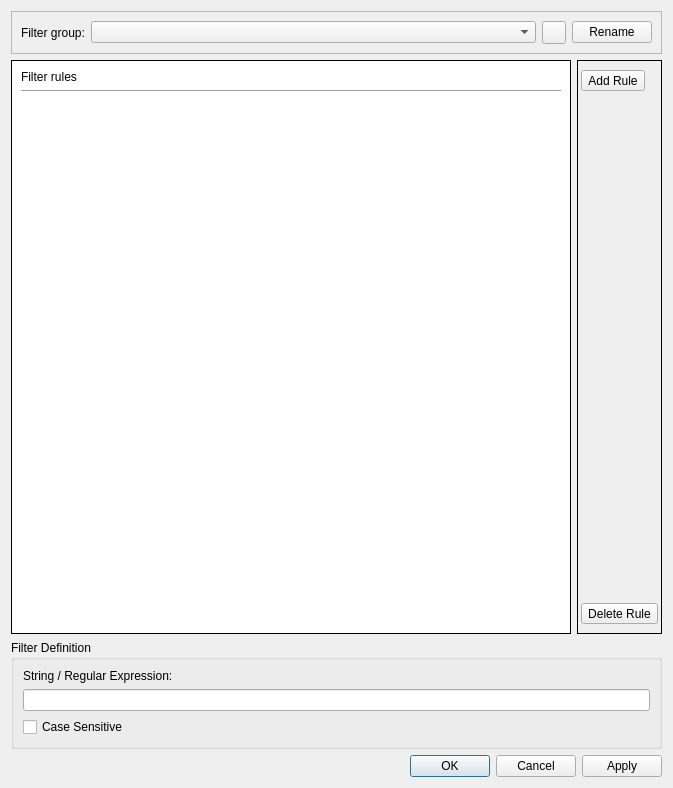
<?xml version="1.0" encoding="UTF-8"?>
<ui version="4.0">
 <class>FilterDialog</class>
 <widget class="QDialog" name="FilterDialog">
  <property name="geometry">
   <rect>
    <x>0</x>
    <y>0</y>
    <width>673</width>
    <height>788</height>
   </rect>
  </property>
  <property name="windowTitle">
   <string>Dialog</string>
  </property>
  <layout class="QGridLayout" name="gridLayout">
   <item row="1" column="0">
    <widget class="QFrame" name="filtersFrame">
     <property name="sizePolicy">
      <sizepolicy hsizetype="MinimumExpanding" vsizetype="Preferred">
       <horstretch>0</horstretch>
       <verstretch>0</verstretch>
      </sizepolicy>
     </property>
     <property name="styleSheet">
      <string notr="true">#filtersFrame {
  background-color: rgb(255, 255, 255);
}</string>
     </property>
     <property name="frameShape">
      <enum>QFrame::Box</enum>
     </property>
     <property name="frameShadow">
      <enum>QFrame::Plain</enum>
     </property>
     <layout class="QVBoxLayout" name="verticalLayout_2">
      <item>
       <widget class="QLabel" name="_filterRulesHeader">
        <property name="text">
         <string notr="true">Filter rules</string>
        </property>
       </widget>
      </item>
      <item>
       <widget class="Line" name="hr_wordRules">
        <property name="orientation">
         <enum>Qt::Horizontal</enum>
        </property>
       </widget>
      </item>
      <item>
       <widget class="QListWidget" name="filtersListWidget">
        <property name="frameShape">
         <enum>QFrame::NoFrame</enum>
        </property>
        <property name="lineWidth">
         <number>0</number>
        </property>
        <property name="editTriggers">
         <set>QAbstractItemView::AnyKeyPressed|QAbstractItemView::DoubleClicked|QAbstractItemView::EditKeyPressed</set>
        </property>
        <property name="dragEnabled">
         <bool>true</bool>
        </property>
        <property name="dragDropMode">
         <enum>QAbstractItemView::DragDrop</enum>
        </property>
        <property name="defaultDropAction">
         <enum>Qt::MoveAction</enum>
        </property>
       </widget>
      </item>
     </layout>
    </widget>
   </item>
   <item row="1" column="1">
    <widget class="QFrame" name="sortingFrame">
     <property name="frameShape">
      <enum>QFrame::Box</enum>
     </property>
     <property name="frameShadow">
      <enum>QFrame::Plain</enum>
     </property>
     <layout class="QVBoxLayout" name="verticalLayout">
      <property name="leftMargin">
       <number>3</number>
      </property>
      <property name="rightMargin">
       <number>3</number>
      </property>
      <item>
       <widget class="QToolButton" name="addFilterButton">
        <property name="toolTip">
         <string>Add filter rule</string>
        </property>
        <property name="text">
         <string>Add Rule</string>
        </property>
        <property name="icon">
         <iconset resource="../resources.qrc">
          <normaloff>:/resources/icons/actions/document-new.png</normaloff>:/resources/icons/actions/document-new.png</iconset>
        </property>
        <property name="toolButtonStyle">
         <enum>Qt::ToolButtonIconOnly</enum>
        </property>
       </widget>
      </item>
      <item>
       <spacer name="verticalSpacer_3">
        <property name="orientation">
         <enum>Qt::Vertical</enum>
        </property>
        <property name="sizeHint" stdset="0">
         <size>
          <width>20</width>
          <height>40</height>
         </size>
        </property>
       </spacer>
      </item>
      <item>
       <widget class="QToolButton" name="deleteFilterButton">
        <property name="toolTip">
         <string>Delete selected filter rule</string>
        </property>
        <property name="text">
         <string>Delete Rule</string>
        </property>
        <property name="icon">
         <iconset resource="../resources.qrc">
          <normaloff>:/resources/icons/actions/edit-delete.png</normaloff>:/resources/icons/actions/edit-delete.png</iconset>
        </property>
        <property name="toolButtonStyle">
         <enum>Qt::ToolButtonIconOnly</enum>
        </property>
       </widget>
      </item>
     </layout>
    </widget>
   </item>
   <item row="0" column="0" colspan="2">
    <widget class="QFrame" name="groupFrame">
     <property name="sizePolicy">
      <sizepolicy hsizetype="Preferred" vsizetype="Maximum">
       <horstretch>0</horstretch>
       <verstretch>0</verstretch>
      </sizepolicy>
     </property>
     <property name="frameShape">
      <enum>QFrame::StyledPanel</enum>
     </property>
     <property name="frameShadow">
      <enum>QFrame::Raised</enum>
     </property>
     <layout class="QHBoxLayout" name="horizontalLayout">
      <item>
       <widget class="QLabel" name="_filterGroup">
        <property name="sizePolicy">
         <sizepolicy hsizetype="Maximum" vsizetype="Preferred">
          <horstretch>0</horstretch>
          <verstretch>0</verstretch>
         </sizepolicy>
        </property>
        <property name="text">
         <string>Filter group:</string>
        </property>
       </widget>
      </item>
      <item>
       <widget class="QComboBox" name="filterGroupComboBox"/>
      </item>
      <item>
       <widget class="QToolButton" name="addGroupButton">
        <property name="toolTip">
         <string>Add new filter group</string>
        </property>
        <property name="text">
         <string/>
        </property>
        <property name="icon">
         <iconset resource="../resources.qrc">
          <normaloff>:/resources/icons/actions/document-new.png</normaloff>:/resources/icons/actions/document-new.png</iconset>
        </property>
       </widget>
      </item>
      <item>
       <widget class="QPushButton" name="renameGroupButton">
        <property name="sizePolicy">
         <sizepolicy hsizetype="Maximum" vsizetype="Fixed">
          <horstretch>0</horstretch>
          <verstretch>0</verstretch>
         </sizepolicy>
        </property>
        <property name="toolTip">
         <string>Rename filter group</string>
        </property>
        <property name="text">
         <string>Rename</string>
        </property>
       </widget>
      </item>
     </layout>
    </widget>
   </item>
   <item row="2" column="0" colspan="2">
    <widget class="QGroupBox" name="groupBox">
     <property name="title">
      <string>Filter Definition</string>
     </property>
     <layout class="QGridLayout" name="gridLayout_3">
      <item row="2" column="0">
       <widget class="QCheckBox" name="caseSensitiveCheckBox">
        <property name="text">
         <string>Case Sensitive</string>
        </property>
       </widget>
      </item>
      <item row="1" column="0">
       <widget class="QLineEdit" name="regexLineEdit"/>
      </item>
      <item row="0" column="0">
       <widget class="QLabel" name="_stringRegEx">
        <property name="text">
         <string>String / Regular Expression:</string>
        </property>
       </widget>
      </item>
     </layout>
    </widget>
   </item>
   <item row="3" column="0" colspan="2">
    <widget class="QDialogButtonBox" name="buttonBox">
     <property name="orientation">
      <enum>Qt::Horizontal</enum>
     </property>
     <property name="standardButtons">
      <set>QDialogButtonBox::Apply|QDialogButtonBox::Cancel|QDialogButtonBox::Ok</set>
     </property>
    </widget>
   </item>
  </layout>
 </widget>
 <resources>
  <include location="../resources.qrc"/>
 </resources>
 <connections>
  <connection>
   <sender>buttonBox</sender>
   <signal>accepted()</signal>
   <receiver>FilterDialog</receiver>
   <slot>accept()</slot>
   <hints>
    <hint type="sourcelabel">
     <x>248</x>
     <y>254</y>
    </hint>
    <hint type="destinationlabel">
     <x>157</x>
     <y>274</y>
    </hint>
   </hints>
  </connection>
  <connection>
   <sender>buttonBox</sender>
   <signal>rejected()</signal>
   <receiver>FilterDialog</receiver>
   <slot>reject()</slot>
   <hints>
    <hint type="sourcelabel">
     <x>316</x>
     <y>260</y>
    </hint>
    <hint type="destinationlabel">
     <x>286</x>
     <y>274</y>
    </hint>
   </hints>
  </connection>
 </connections>
</ui>
